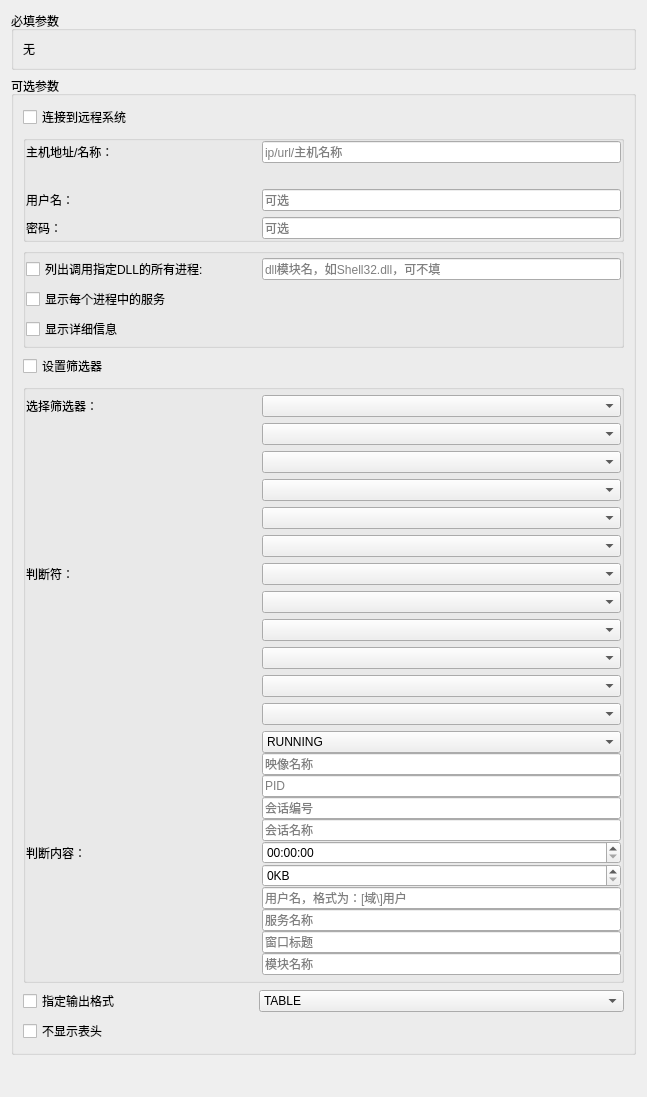
<?xml version="1.0" encoding="UTF-8"?>
<ui version="4.0">
 <class>TasklistEditor</class>
 <widget class="QWidget" name="TasklistEditor">
  <property name="geometry">
   <rect>
    <x>0</x>
    <y>0</y>
    <width>647</width>
    <height>1097</height>
   </rect>
  </property>
  <property name="windowTitle">
   <string>Form</string>
  </property>
  <layout class="QVBoxLayout" name="verticalLayout_2">
   <item>
    <widget class="QGroupBox" name="groupBox">
     <property name="title">
      <string>必填参数</string>
     </property>
     <layout class="QVBoxLayout" name="verticalLayout">
      <item>
       <widget class="QLabel" name="label">
        <property name="text">
         <string>无</string>
        </property>
       </widget>
      </item>
     </layout>
    </widget>
   </item>
   <item>
    <widget class="QGroupBox" name="groupBox_2">
     <property name="title">
      <string>可选参数</string>
     </property>
     <layout class="QVBoxLayout" name="verticalLayout_3">
      <item>
       <widget class="QCheckBox" name="checkBox_remote_system">
        <property name="text">
         <string>连接到远程系统</string>
        </property>
       </widget>
      </item>
      <item>
       <widget class="QGroupBox" name="groupBox_remote_system">
        <property name="title">
         <string/>
        </property>
        <property name="flat">
         <bool>false</bool>
        </property>
        <layout class="QVBoxLayout" name="verticalLayout_4">
         <property name="leftMargin">
          <number>0</number>
         </property>
         <property name="topMargin">
          <number>0</number>
         </property>
         <property name="rightMargin">
          <number>0</number>
         </property>
         <property name="bottomMargin">
          <number>0</number>
         </property>
         <item>
          <layout class="QGridLayout" name="gridLayout">
           <property name="topMargin">
            <number>0</number>
           </property>
           <item row="0" column="0">
            <widget class="QLabel" name="label_title_option_s">
             <property name="minimumSize">
              <size>
               <width>230</width>
               <height>0</height>
              </size>
             </property>
             <property name="maximumSize">
              <size>
               <width>230</width>
               <height>16777215</height>
              </size>
             </property>
             <property name="toolTip">
              <string>/S</string>
             </property>
             <property name="text">
              <string>主机地址/名称：</string>
             </property>
            </widget>
           </item>
           <item row="0" column="1">
            <widget class="QLineEdit" name="lineEdit_option_s">
             <property name="toolTip">
              <string>/S</string>
             </property>
             <property name="placeholderText">
              <string>ip/url/主机名称</string>
             </property>
            </widget>
           </item>
           <item row="3" column="0">
            <widget class="QLabel" name="label_title_option_p">
             <property name="minimumSize">
              <size>
               <width>230</width>
               <height>0</height>
              </size>
             </property>
             <property name="maximumSize">
              <size>
               <width>230</width>
               <height>16777215</height>
              </size>
             </property>
             <property name="text">
              <string>密码：</string>
             </property>
            </widget>
           </item>
           <item row="3" column="1">
            <widget class="QLineEdit" name="lineEdit_option_p">
             <property name="placeholderText">
              <string>可选</string>
             </property>
            </widget>
           </item>
           <item row="2" column="1">
            <widget class="QLineEdit" name="lineEdit_option_u">
             <property name="toolTip">
              <string>/U</string>
             </property>
             <property name="placeholderText">
              <string>可选</string>
             </property>
            </widget>
           </item>
           <item row="2" column="0">
            <widget class="QLabel" name="label_title_option_u">
             <property name="minimumSize">
              <size>
               <width>230</width>
               <height>0</height>
              </size>
             </property>
             <property name="maximumSize">
              <size>
               <width>230</width>
               <height>16777215</height>
              </size>
             </property>
             <property name="toolTip">
              <string>/U</string>
             </property>
             <property name="text">
              <string>用户名：</string>
             </property>
            </widget>
           </item>
           <item row="1" column="1">
            <widget class="QLabel" name="label_info_option_s">
             <property name="text">
              <string/>
             </property>
            </widget>
           </item>
          </layout>
         </item>
        </layout>
       </widget>
      </item>
      <item>
       <widget class="QGroupBox" name="groupBox_option_group2">
        <property name="minimumSize">
         <size>
          <width>0</width>
          <height>100</height>
         </size>
        </property>
        <property name="title">
         <string/>
        </property>
        <property name="flat">
         <bool>false</bool>
        </property>
        <layout class="QVBoxLayout" name="verticalLayout_5">
         <property name="leftMargin">
          <number>0</number>
         </property>
         <property name="topMargin">
          <number>0</number>
         </property>
         <property name="rightMargin">
          <number>0</number>
         </property>
         <property name="bottomMargin">
          <number>0</number>
         </property>
         <item>
          <layout class="QGridLayout" name="gridLayout_2">
           <property name="topMargin">
            <number>0</number>
           </property>
           <item row="0" column="1">
            <widget class="QLineEdit" name="lineEdit_option_m">
             <property name="placeholderText">
              <string>dll模块名，如Shell32.dll，可不填</string>
             </property>
            </widget>
           </item>
           <item row="0" column="0">
            <widget class="QCheckBox" name="checkBox_option_m">
             <property name="minimumSize">
              <size>
               <width>230</width>
               <height>0</height>
              </size>
             </property>
             <property name="maximumSize">
              <size>
               <width>230</width>
               <height>16777215</height>
              </size>
             </property>
             <property name="text">
              <string>列出调用指定DLL的所有进程:</string>
             </property>
             <property name="autoExclusive">
              <bool>false</bool>
             </property>
            </widget>
           </item>
           <item row="1" column="0">
            <widget class="QCheckBox" name="checkBox_option_svc">
             <property name="minimumSize">
              <size>
               <width>230</width>
               <height>0</height>
              </size>
             </property>
             <property name="maximumSize">
              <size>
               <width>230</width>
               <height>16777215</height>
              </size>
             </property>
             <property name="text">
              <string>显示每个进程中的服务</string>
             </property>
             <property name="autoExclusive">
              <bool>false</bool>
             </property>
            </widget>
           </item>
           <item row="2" column="0">
            <widget class="QCheckBox" name="checkBox_option_v">
             <property name="minimumSize">
              <size>
               <width>230</width>
               <height>0</height>
              </size>
             </property>
             <property name="maximumSize">
              <size>
               <width>230</width>
               <height>16777215</height>
              </size>
             </property>
             <property name="text">
              <string>显示详细信息</string>
             </property>
             <property name="autoExclusive">
              <bool>false</bool>
             </property>
            </widget>
           </item>
          </layout>
         </item>
        </layout>
       </widget>
      </item>
      <item>
       <widget class="QCheckBox" name="checkBox_option_fi">
        <property name="minimumSize">
         <size>
          <width>230</width>
          <height>0</height>
         </size>
        </property>
        <property name="maximumSize">
         <size>
          <width>230</width>
          <height>16777215</height>
         </size>
        </property>
        <property name="text">
         <string>设置筛选器</string>
        </property>
       </widget>
      </item>
      <item>
       <widget class="QGroupBox" name="groupBox_filter">
        <property name="title">
         <string/>
        </property>
        <layout class="QVBoxLayout" name="verticalLayout_6">
         <property name="leftMargin">
          <number>0</number>
         </property>
         <property name="topMargin">
          <number>5</number>
         </property>
         <property name="rightMargin">
          <number>0</number>
         </property>
         <property name="bottomMargin">
          <number>5</number>
         </property>
         <item>
          <layout class="QGridLayout" name="gridLayout_4">
           <property name="topMargin">
            <number>0</number>
           </property>
           <item row="1" column="1">
            <widget class="QWidget" name="widget_operators" native="true">
             <layout class="QVBoxLayout" name="verticalLayout_8">
              <property name="leftMargin">
               <number>0</number>
              </property>
              <property name="topMargin">
               <number>0</number>
              </property>
              <property name="rightMargin">
               <number>0</number>
              </property>
              <property name="bottomMargin">
               <number>0</number>
              </property>
              <item>
               <widget class="QComboBox" name="comboBox_op_status"/>
              </item>
              <item>
               <widget class="QComboBox" name="comboBox_op_imageName"/>
              </item>
              <item>
               <widget class="QComboBox" name="comboBox_op_pid"/>
              </item>
              <item>
               <widget class="QComboBox" name="comboBox_op_session"/>
              </item>
              <item>
               <widget class="QComboBox" name="comboBox_op_sessionName"/>
              </item>
              <item>
               <widget class="QComboBox" name="comboBox_op_cpuTime"/>
              </item>
              <item>
               <widget class="QComboBox" name="comboBox_op_memusage"/>
              </item>
              <item>
               <widget class="QComboBox" name="comboBox_op_userName"/>
              </item>
              <item>
               <widget class="QComboBox" name="comboBox_op_service"/>
              </item>
              <item>
               <widget class="QComboBox" name="comboBox_op_windowTitle"/>
              </item>
              <item>
               <widget class="QComboBox" name="comboBox_op_module"/>
              </item>
             </layout>
            </widget>
           </item>
           <item row="0" column="1">
            <widget class="QComboBox" name="comboBox_filterType"/>
           </item>
           <item row="1" column="0">
            <widget class="QLabel" name="label_3">
             <property name="minimumSize">
              <size>
               <width>230</width>
               <height>0</height>
              </size>
             </property>
             <property name="maximumSize">
              <size>
               <width>230</width>
               <height>16777215</height>
              </size>
             </property>
             <property name="text">
              <string>判断符：</string>
             </property>
            </widget>
           </item>
           <item row="2" column="0">
            <widget class="QLabel" name="label_4">
             <property name="minimumSize">
              <size>
               <width>230</width>
               <height>0</height>
              </size>
             </property>
             <property name="maximumSize">
              <size>
               <width>230</width>
               <height>16777215</height>
              </size>
             </property>
             <property name="text">
              <string>判断内容：</string>
             </property>
            </widget>
           </item>
           <item row="0" column="0">
            <widget class="QLabel" name="label_2">
             <property name="minimumSize">
              <size>
               <width>230</width>
               <height>0</height>
              </size>
             </property>
             <property name="maximumSize">
              <size>
               <width>230</width>
               <height>16777215</height>
              </size>
             </property>
             <property name="text">
              <string>选择筛选器：</string>
             </property>
            </widget>
           </item>
           <item row="2" column="1">
            <widget class="QWidget" name="widget_filterValues" native="true">
             <layout class="QVBoxLayout" name="verticalLayout_7">
              <property name="spacing">
               <number>0</number>
              </property>
              <property name="leftMargin">
               <number>0</number>
              </property>
              <property name="topMargin">
               <number>0</number>
              </property>
              <property name="rightMargin">
               <number>0</number>
              </property>
              <property name="bottomMargin">
               <number>0</number>
              </property>
              <item>
               <widget class="QComboBox" name="comboBox_fiValue_status">
                <item>
                 <property name="text">
                  <string>RUNNING</string>
                 </property>
                </item>
                <item>
                 <property name="text">
                  <string>SUSPENDED</string>
                 </property>
                </item>
                <item>
                 <property name="text">
                  <string>NOT RESPONDING</string>
                 </property>
                </item>
                <item>
                 <property name="text">
                  <string>UNKNOWN</string>
                 </property>
                </item>
               </widget>
              </item>
              <item>
               <widget class="QLineEdit" name="lineEdit_fiValue_imageName">
                <property name="placeholderText">
                 <string>映像名称</string>
                </property>
               </widget>
              </item>
              <item>
               <widget class="QLineEdit" name="lineEdit_fiValue_pid">
                <property name="placeholderText">
                 <string>PID</string>
                </property>
               </widget>
              </item>
              <item>
               <widget class="QLineEdit" name="lineEdit_fiValue_session">
                <property name="placeholderText">
                 <string>会话编号</string>
                </property>
               </widget>
              </item>
              <item>
               <widget class="QLineEdit" name="lineEdit_fiValue_sessionName">
                <property name="placeholderText">
                 <string>会话名称</string>
                </property>
               </widget>
              </item>
              <item>
               <widget class="QTimeEdit" name="timeEdit_fiValue_cpuTime">
                <property name="showGroupSeparator" stdset="0">
                 <bool>false</bool>
                </property>
                <property name="maximumTime">
                 <time>
                  <hour>23</hour>
                  <minute>59</minute>
                  <second>59</second>
                 </time>
                </property>
                <property name="displayFormat">
                 <string>HH:mm:ss</string>
                </property>
               </widget>
              </item>
              <item>
               <widget class="QSpinBox" name="spinBox_fiValue_memUsage">
                <property name="suffix">
                 <string>KB</string>
                </property>
                <property name="maximum">
                 <number>1000000000</number>
                </property>
               </widget>
              </item>
              <item>
               <widget class="QLineEdit" name="lineEdit_fiValue_userName">
                <property name="placeholderText">
                 <string>用户名，格式为：[域\]用户</string>
                </property>
               </widget>
              </item>
              <item>
               <widget class="QLineEdit" name="lineEdit_fiValue_service">
                <property name="placeholderText">
                 <string>服务名称</string>
                </property>
               </widget>
              </item>
              <item>
               <widget class="QLineEdit" name="lineEdit_fiValue_windowTitle">
                <property name="placeholderText">
                 <string>窗口标题</string>
                </property>
               </widget>
              </item>
              <item>
               <widget class="QLineEdit" name="lineEdit_fiValue_module">
                <property name="placeholderText">
                 <string>模块名称</string>
                </property>
               </widget>
              </item>
             </layout>
            </widget>
           </item>
          </layout>
         </item>
        </layout>
       </widget>
      </item>
      <item>
       <layout class="QGridLayout" name="gridLayout_3">
        <property name="topMargin">
         <number>0</number>
        </property>
        <item row="1" column="0">
         <widget class="QCheckBox" name="checkBox_option_nh">
          <property name="minimumSize">
           <size>
            <width>230</width>
            <height>0</height>
           </size>
          </property>
          <property name="maximumSize">
           <size>
            <width>230</width>
            <height>16777215</height>
           </size>
          </property>
          <property name="text">
           <string>不显示表头</string>
          </property>
         </widget>
        </item>
        <item row="0" column="0">
         <widget class="QCheckBox" name="checkBox_option_fo">
          <property name="minimumSize">
           <size>
            <width>230</width>
            <height>0</height>
           </size>
          </property>
          <property name="maximumSize">
           <size>
            <width>230</width>
            <height>16777215</height>
           </size>
          </property>
          <property name="text">
           <string>指定输出格式</string>
          </property>
         </widget>
        </item>
        <item row="0" column="1">
         <widget class="QComboBox" name="comboBox_option_fo">
          <item>
           <property name="text">
            <string>TABLE</string>
           </property>
          </item>
          <item>
           <property name="text">
            <string>LIST</string>
           </property>
          </item>
          <item>
           <property name="text">
            <string>CSV</string>
           </property>
          </item>
         </widget>
        </item>
       </layout>
      </item>
     </layout>
    </widget>
   </item>
   <item>
    <spacer name="verticalSpacer">
     <property name="orientation">
      <enum>Qt::Vertical</enum>
     </property>
     <property name="sizeHint" stdset="0">
      <size>
       <width>20</width>
       <height>40</height>
      </size>
     </property>
    </spacer>
   </item>
  </layout>
 </widget>
 <resources/>
 <connections/>
</ui>
